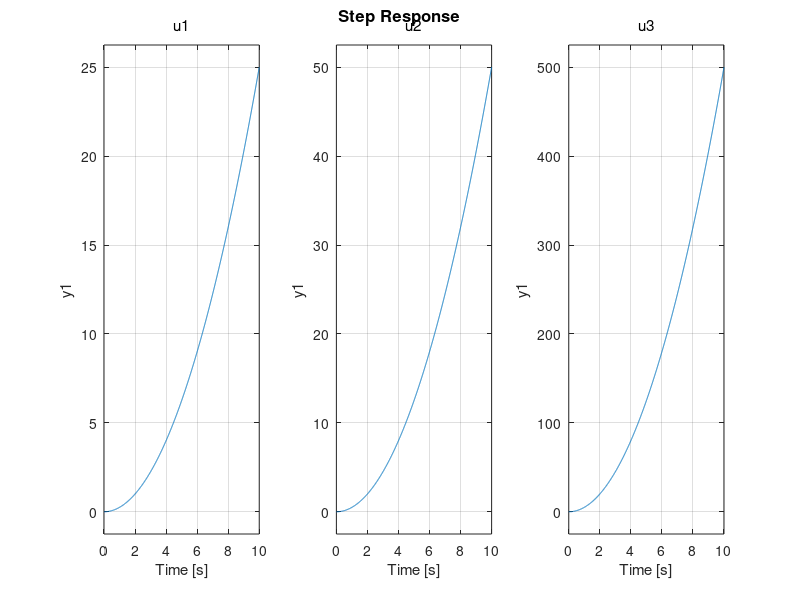

MATLAB code for this plot:
clear
clc
close all

p=tf('p')

K = [0.5 1 10]

for i = 1:3
    H_REMASTER=K/(p^2)
    figure(1)
    step(H_REMASTER)
end